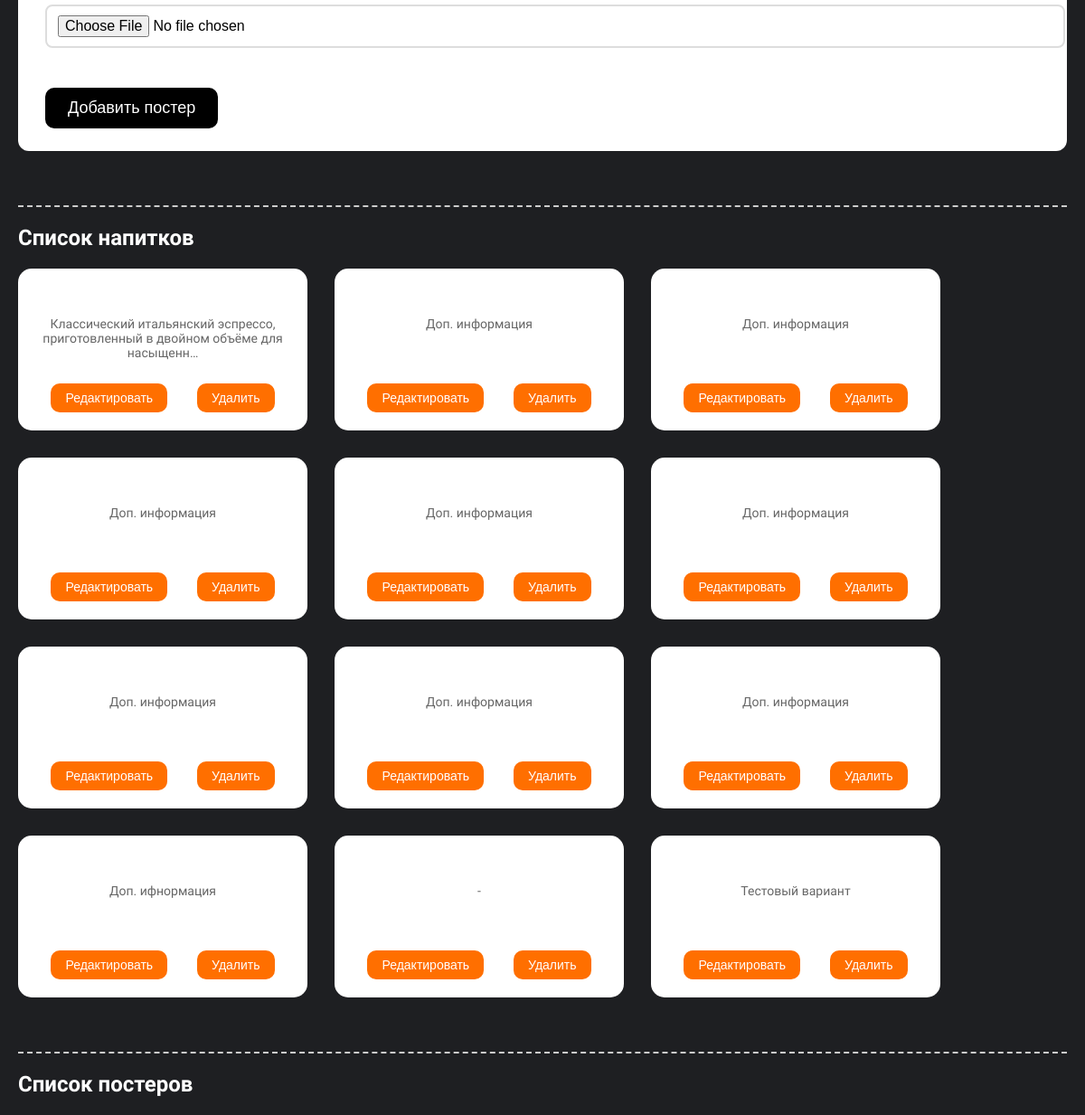
Before: /admin_panel (middle part) with the older database file.
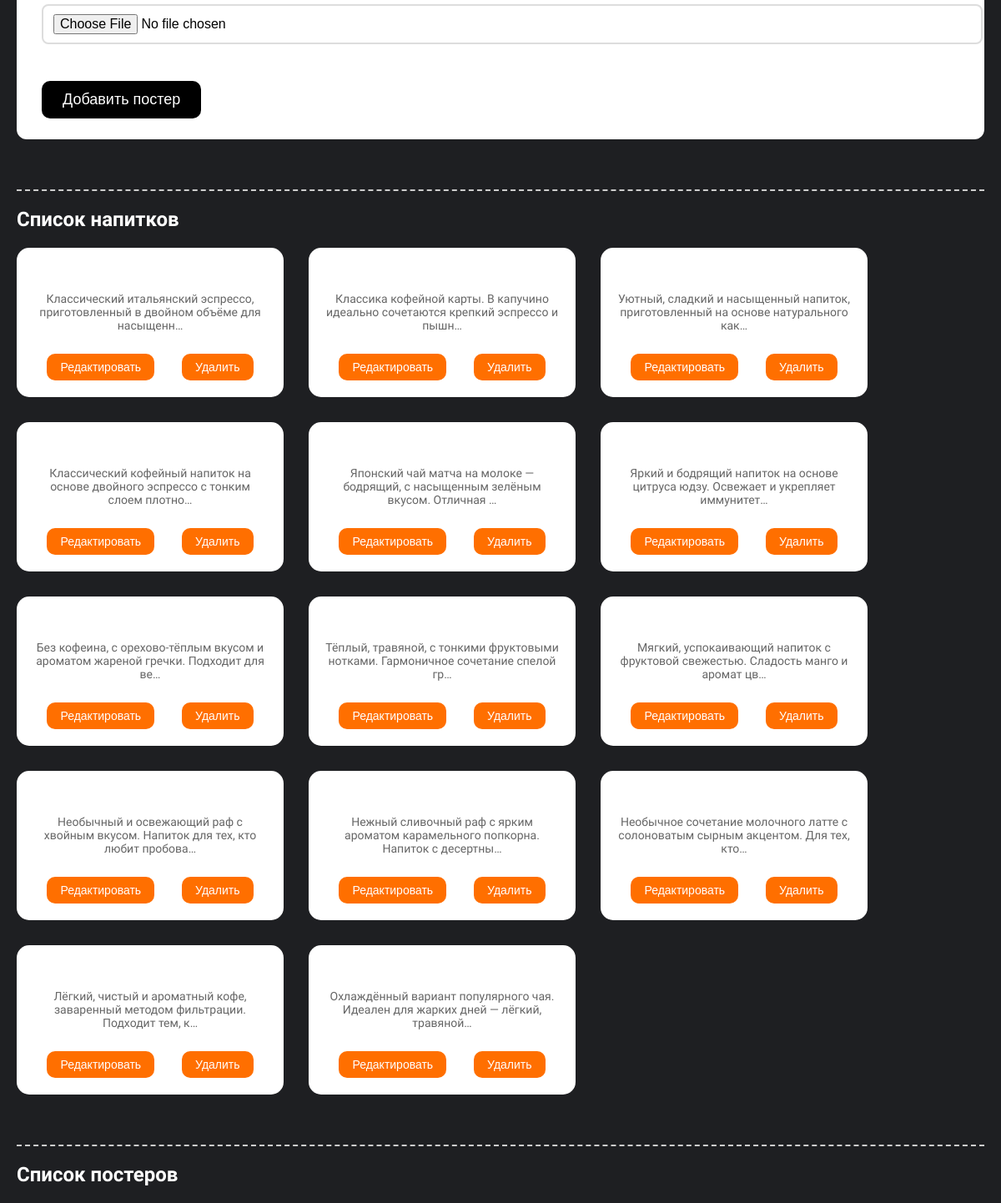
After: the same page with the newer database file.
### www/models.py (models this page shows, shortened)
class Drink(models.Model):
    CATEGORY_CHOISES = [
        ('hot', 'Горячее'),
        ('cold', 'Холодное'),
        ('seasonal', 'Сезонное'),
        ('not', 'Неопределенно'),
    ]
    title = models.CharField(max_length=100)
    composition = models.TextField()
    description = models.TextField()
    price = models.IntegerField()
    image = models.ImageField(upload_to='menu/')
    category = models.CharField(max_length=100, choices=CATEGORY_CHOISES, default='not')
    class Meta:
        verbose_name = 'Напиток'
        verbose_name_plural = 'Напитки'

### www/views.py (the view)
# urls.py: path('admin_panel', admin_panel, name='admin_panel'),
def admin_panel(request):
    drinks = Drink.objects.all()
    posters = Poster.objects.all()
    if request.method == 'POST':
        if 'add_drink' in request.POST:
            drink_form = DrinkForm(request.POST, request.FILES)
            if drink_form.is_valid():
                drink_form.save()
                return redirect('admin_panel')
        elif 'add_poster' in request.POST:
            poster_form = PosterForm(request.POST, request.FILES)
            if poster_form.is_valid():
                poster_form.save()
                return redirect('admin_panel')
    else:
        drink_form = DrinkForm()
        poster_form = PosterForm()
    return render(request, 'admin_panel.html', {
        'drink_form': drink_form,
        'poster_form': poster_form,
        'drinks': drinks,
        'posters': posters,
    })

### www/forms.py
class DrinkForm(forms.ModelForm):
    class Meta:
        model = Drink
        fields = '__all__'

class PosterForm(forms.ModelForm):
    class Meta:
        model = Poster
        fields = '__all__'

### templates/admin_panel.html (shortened to what this page needs)
<!DOCTYPE html>
<html lang="ru">
<head>
</head>
<body>
  <main>
    <section>
      <form method="post" enctype="multipart/form-data">
        {{ poster_form.as_p }}
        <button type="submit" name="add_poster">Добавить постер</button>
      </form>
    </section>
    <div class="section-divider"></div>
    <section>
      <h2>Список напитков</h2>
      <div class="items-list">
        {% for drink in drinks %}
          <div class="item-card">
            <p>{{ drink.description|truncatechars:80 }}</p>
            <div class="item-actions">
              <a href="{% url 'edit_drink' drink.id %}"><button>Редактировать</button></a>
                <form method="post" action="{% url 'delete_drink' drink.id %}">
                <button type="submit">Удалить</button>
              </form>
            </div>
          </div>
        {% empty %}
          <p>Напитков пока нет</p>
        {% endfor %}
      </div>
    </section>
    <div class="section-divider"></div>
    <section>
      <h2>Список постеров</h2>
    </section>
  </main>
</body>
</html>

### templates/admin_panel.html (style rules this page uses)
body { margin: 0; padding: 0; font-family: 'Coolvetica', sans-serif; background: #1e1f22; color: white; }
main { max-width: 1200px; margin: 40px auto; padding: 0 20px; }
h2 { color: white; margin-bottom: 20px; }
form { background: white; border-radius: 12px; padding: 25px 30px; margin-bottom: 40px; }
input[type="text"], input[type="file"], textarea, select { width: 100%; padding: 10px 12px; border: 2px solid #ddd; border-radius: 8px; font-size: 16px; margin-bottom: 18px; transition: border-color 0.3s ease; background-color: white; }
button { background-color: black; color: white; font-size: 18px; padding: 12px 25px; border: none; border-radius: 10px; cursor: pointer; transition: background-color 0.3s ease; margin-top: 10px; }
.items-list { display: flex; flex-wrap: wrap; gap: 30px; }
.item-card { background: white; border-radius: 15px; padding: 20px; width: 280px; text-align: center; }
.item-card p { font-size: 14px; color: #666; min-height: 50px; }
.item-actions { margin-top: 12px; display: flex; justify-content: space-around; }
p { color: black; }
.item-card form { margin: 0; padding: 0; }
.item-actions form { display: inline; }
.item-actions button { background-color: #ff6f00; padding: 8px 16px; font-size: 14px; }
.section-divider { margin: 60px 0 20px; border-top: 2px dashed #ccc; }

Changed rows visible on the page:
removed Drink: description "Тестовый вариант"
changed Drink: description "Доп. информация" → "Классика кофейной карты. В капучино идеально сочетаются крепкий эспрессо и пышн…"
changed Drink: description "Доп. информация" → "Уютный, сладкий и насыщенный напиток, приготовленный на основе натурального как…"
changed Drink: description "Доп. информация" → "Классический кофейный напиток на основе двойного эспрессо с тонким слоем плотно…"
changed Drink: description "Доп. информация" → "Японский чай матча на молоке — бодрящий, с насыщенным зелёным вкусом. Отличная …"
changed Drink: description "Доп. информация" → "Яркий и бодрящий напиток на основе цитруса юдзу. Освежает и укрепляет иммунитет…"
changed Drink: description "Доп. информация" → "Без кофеина, с орехово-тёплым вкусом и ароматом жареной гречки. Подходит для ве…"
changed Drink: description "Доп. информация" → "Тёплый, травяной, с тонкими фруктовыми нотками. Гармоничное сочетание спелой гр…"
changed Drink: description "Доп. информация" → "Мягкий, успокаивающий напиток с фруктовой свежестью. Сладость манго и аромат цв…"
changed Drink: description "Доп. ифнормация" → "Необычный и освежающий раф с хвойным вкусом. Напиток для тех, кто любит пробова…"
changed Drink: description "-" → "Нежный сливочный раф с ярким ароматом карамельного попкорна. Напиток с десертны…"
added Drink: description "Необычное сочетание молочного латте с солоноватым сырным акцентом. Для тех, кто…"
added Drink: description "Лёгкий, чистый и ароматный кофе, заваренный методом фильтрации. Подходит тем, к…"
added Drink: description "Охлаждённый вариант популярного чая. Идеален для жарких дней — лёгкий, травяной…"
